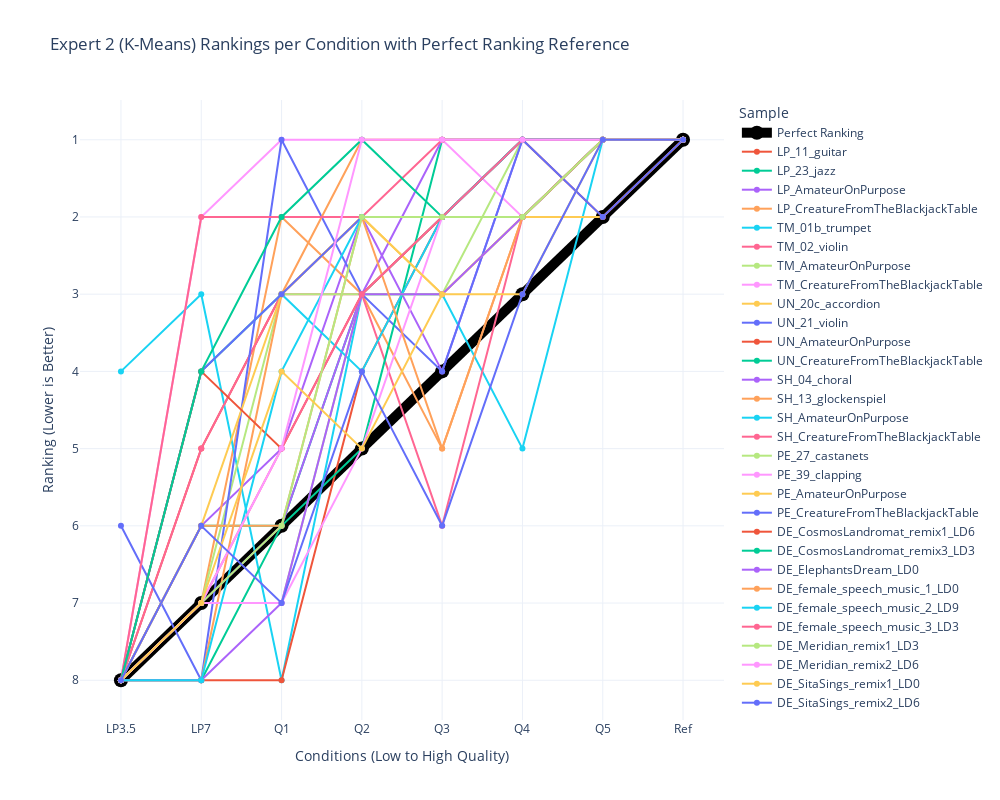

The code cell stored with this chart in its notebook:
### Code cell
# Spaghetti plot for Expert 2 rankings

# Reshape rankings data for Plotly
expert2_rankings_df = pd.DataFrame(reversed_expert2_rankings_kmeans_based, columns=conditions)
expert2_rankings_df['Sample'] = items

# Melt dataframe for better visualization
expert2_rankings_df_melted = expert2_rankings_df.melt(id_vars=['Sample'], var_name='Condition', value_name='Ranking')

expert2_rankings_df_melted = pd.concat([perfect_df, expert2_rankings_df_melted])

# Create plot
fig = px.line(expert2_rankings_df_melted, x='Condition', y='Ranking', color='Sample', markers=True,
              title="Expert 2 (K-Means) Rankings per Condition with Perfect Ranking Reference",
              labels={"Ranking": "Ranking (Lower is Better)", "Condition": "Conditions (Low to High Quality)"},
              template="plotly_white")

# Adjust figure dimensions
fig.update_layout(width=1000, height=800)

# Invert y-axis (lower ranks at top)
fig.update_yaxes(autorange="reversed")

# Modify the "Perfect Ranking" line to be more visible
fig.update_traces(
    selector=dict(name="Perfect Ranking"),
    line=dict(width=10, color='black'),
    marker=dict(size=14, color='black')
)

# Show figure
fig.show()

### Figure 1 — Plotly figure (JSON) as saved in the notebook; plotly's stock layout.template omitted (floating-point values rounded to 4 significant figures)
{"data": [{"hovertemplate": "Sample=Perfect Ranking<br>Conditions (Low to High Quality)=%{x}<br>Ranking (Lower is Better)=%{y}<extra></extra>", "legendgroup": "Perfect Ranking", "line": {"color": "black", "dash": "solid", "width": 10}, "marker": {"color": "black", "size": 14, "symbol": "circle"}, "mode": "lines+markers", "name": "Perfect Ranking", "orientation": "v", "showlegend": true, "type": "scatter", "x": ["LP3.5", "LP7", "Q1", "Q2", "Q3", "Q4", "Q5", "Ref"], "xaxis": "x", "y": [8, 7, 6, 5, 4, 3, 2, 1], "yaxis": "y"}, {"hovertemplate": "Sample=LP_11_guitar<br>Conditions (Low to High Quality)=%{x}<br>Ranking (Lower is Better)=%{y}<extra></extra>", "legendgroup": "LP_11_guitar", "line": {"color": "#EF553B", "dash": "solid"}, "marker": {"symbol": "circle"}, "mode": "lines+markers", "name": "LP_11_guitar", "orientation": "v", "showlegend": true, "type": "scatter", "x": ["LP3.5", "LP7", "Q1", "Q2", "Q3", "Q4", "Q5", "Ref"], "xaxis": "x", "y": [8, 5, 3, 2, 2, 1, 1, 1], "yaxis": "y"}, {"hovertemplate": "Sample=LP_23_jazz<br>Conditions (Low to High Quality)=%{x}<br>Ranking (Lower is Better)=%{y}<extra></extra>", "legendgroup": "LP_23_jazz", "line": {"color": "#00cc96", "dash": "solid"}, "marker": {"symbol": "circle"}, "mode": "lines+markers", "name": "LP_23_jazz", "orientation": "v", "showlegend": true, "type": "scatter", "x": ["LP3.5", "LP7", "Q1", "Q2", "Q3", "Q4", "Q5", "Ref"], "xaxis": "x", "y": [8, 6, 6, 3, 2, 2, 1, 1], "yaxis": "y"}, {"hovertemplate": "Sample=LP_AmateurOnPurpose<br>Conditions (Low to High Quality)=%{x}<br>Ranking (Lower is Better)=%{y}<extra></extra>", "legendgroup": "LP_AmateurOnPurpose", "line": {"color": "#ab63fa", "dash": "solid"}, "marker": {"symbol": "circle"}, "mode": "lines+markers", "name": "LP_AmateurOnPurpose", "orientation": "v", "showlegend": true, "type": "scatter", "x": ["LP3.5", "LP7", "Q1", "Q2", "Q3", "Q4", "Q5", "Ref"], "xaxis": "x", "y": [8, 6, 5, 2, 4, 1, 1, 1], "yaxis": "y"}, {"hovertemplate": "Sample=LP_CreatureFromTheBlackjackTable<br>Conditions (Low to High Quality)=%{x}<br>Ranking (Lower is Better)=%{y}<extra></extra>", "legendgroup": "LP_CreatureFromTheBlackjackTable", "line": {"color": "#FFA15A", "dash": "solid"}, "marker": {"symbol": "circle"}, "mode": "lines+markers", "name": "LP_CreatureFromTheBlackjackTable", "orientation": "v", "showlegend": true, "type": "scatter", "x": ["LP3.5", "LP7", "Q1", "Q2", "Q3", "Q4", "Q5", "Ref"], "xaxis": "x", "y": [8, 7, 2, 3, 5, 2, 1, 1], "yaxis": "y"}, {"hovertemplate": "Sample=TM_01b_trumpet<br>Conditions (Low to High Quality)=%{x}<br>Ranking (Lower is Better)=%{y}<extra></extra>", "legendgroup": "TM_01b_trumpet", "line": {"color": "#19d3f3", "dash": "solid"}, "marker": {"symbol": "circle"}, "mode": "lines+markers", "name": "TM_01b_trumpet", "orientation": "v", "showlegend": true, "type": "scatter", "x": ["LP3.5", "LP7", "Q1", "Q2", "Q3", "Q4", "Q5", "Ref"], "xaxis": "x", "y": [4, 3, 8, 3, 3, 5, 1, 1], "yaxis": "y"}, {"hovertemplate": "Sample=TM_02_violin<br>Conditions (Low to High Quality)=%{x}<br>Ranking (Lower is Better)=%{y}<extra></extra>", "legendgroup": "TM_02_violin", "line": {"color": "#FF6692", "dash": "solid"}, "marker": {"symbol": "circle"}, "mode": "lines+markers", "name": "TM_02_violin", "orientation": "v", "showlegend": true, "type": "scatter", "x": ["LP3.5", "LP7", "Q1", "Q2", "Q3", "Q4", "Q5", "Ref"], "xaxis": "x", "y": [8, 5, 3, 3, 6, 2, 1, 1], "yaxis": "y"}, {"hovertemplate": "Sample=TM_AmateurOnPurpose<br>Conditions (Low to High Quality)=%{x}<br>Ranking (Lower is Better)=%{y}<extra></extra>", "legendgroup": "TM_AmateurOnPurpose", "line": {"color": "#B6E880", "dash": "solid"}, "marker": {"symbol": "circle"}, "mode": "lines+markers", "name": "TM_AmateurOnPurpose", "orientation": "v", "showlegend": true, "type": "scatter", "x": ["LP3.5", "LP7", "Q1", "Q2", "Q3", "Q4", "Q5", "Ref"], "xaxis": "x", "y": [8, 7, 3, 3, 3, 1, 1, 1], "yaxis": "y"}, {"hovertemplate": "Sample=TM_CreatureFromTheBlackjackTable<br>Conditions (Low to High Quality)=%{x}<br>Ranking (Lower is Better)=%{y}<extra></extra>", "legendgroup": "TM_CreatureFromTheBlackjackTable", "line": {"color": "#FF97FF", "dash": "solid"}, "marker": {"symbol": "circle"}, "mode": "lines+markers", "name": "TM_CreatureFromTheBlackjackTable", "orientation": "v", "showlegend": true, "type": "scatter", "x": ["LP3.5", "LP7", "Q1", "Q2", "Q3", "Q4", "Q5", "Ref"], "xaxis": "x", "y": [8, 2, 1, 1, 1, 2, 1, 1], "yaxis": "y"}, {"hovertemplate": "Sample=UN_20c_accordion<br>Conditions (Low to High Quality)=%{x}<br>Ranking (Lower is Better)=%{y}<extra></extra>", "legendgroup": "UN_20c_accordion", "line": {"color": "#FECB52", "dash": "solid"}, "marker": {"symbol": "circle"}, "mode": "lines+markers", "name": "UN_20c_accordion", "orientation": "v", "showlegend": true, "type": "scatter", "x": ["LP3.5", "LP7", "Q1", "Q2", "Q3", "Q4", "Q5", "Ref"], "xaxis": "x", "y": [8, 4, 3, 2, 3, 2, 2, 1], "yaxis": "y"}, {"hovertemplate": "Sample=UN_21_violin<br>Conditions (Low to High Quality)=%{x}<br>Ranking (Lower is Better)=%{y}<extra></extra>", "legendgroup": "UN_21_violin", "line": {"color": "#636efa", "dash": "solid"}, "marker": {"symbol": "circle"}, "mode": "lines+markers", "name": "UN_21_violin", "orientation": "v", "showlegend": true, "type": "scatter", "x": ["LP3.5", "LP7", "Q1", "Q2", "Q3", "Q4", "Q5", "Ref"], "xaxis": "x", "y": [6, 8, 1, 3, 4, 1, 1, 1], "yaxis": "y"}, {"hovertemplate": "Sample=UN_AmateurOnPurpose<br>Conditions (Low to High Quality)=%{x}<br>Ranking (Lower is Better)=%{y}<extra></extra>", "legendgroup": "UN_AmateurOnPurpose", "line": {"color": "#EF553B", "dash": "solid"}, "marker": {"symbol": "circle"}, "mode": "lines+markers", "name": "UN_AmateurOnPurpose", "orientation": "v", "showlegend": true, "type": "scatter", "x": ["LP3.5", "LP7", "Q1", "Q2", "Q3", "Q4", "Q5", "Ref"], "xaxis": "x", "y": [8, 8, 8, 4, 2, 1, 2, 1], "yaxis": "y"}, {"hovertemplate": "Sample=UN_CreatureFromTheBlackjackTable<br>Conditions (Low to High Quality)=%{x}<br>Ranking (Lower is Better)=%{y}<extra></extra>", "legendgroup": "UN_CreatureFromTheBlackjackTable", "line": {"color": "#00cc96", "dash": "solid"}, "marker": {"symbol": "circle"}, "mode": "lines+markers", "name": "UN_CreatureFromTheBlackjackTable", "orientation": "v", "showlegend": true, "type": "scatter", "x": ["LP3.5", "LP7", "Q1", "Q2", "Q3", "Q4", "Q5", "Ref"], "xaxis": "x", "y": [8, 8, 6, 5, 1, 1, 1, 1], "yaxis": "y"}, {"hovertemplate": "Sample=SH_04_choral<br>Conditions (Low to High Quality)=%{x}<br>Ranking (Lower is Better)=%{y}<extra></extra>", "legendgroup": "SH_04_choral", "line": {"color": "#ab63fa", "dash": "solid"}, "marker": {"symbol": "circle"}, "mode": "lines+markers", "name": "SH_04_choral", "orientation": "v", "showlegend": true, "type": "scatter", "x": ["LP3.5", "LP7", "Q1", "Q2", "Q3", "Q4", "Q5", "Ref"], "xaxis": "x", "y": [8, 7, 6, 3, 1, 1, 1, 1], "yaxis": "y"}, {"hovertemplate": "Sample=SH_13_glockenspiel<br>Conditions (Low to High Quality)=%{x}<br>Ranking (Lower is Better)=%{y}<extra></extra>", "legendgroup": "SH_13_glockenspiel", "line": {"color": "#FFA15A", "dash": "solid"}, "marker": {"symbol": "circle"}, "mode": "lines+markers", "name": "SH_13_glockenspiel", "orientation": "v", "showlegend": true, "type": "scatter", "x": ["LP3.5", "LP7", "Q1", "Q2", "Q3", "Q4", "Q5", "Ref"], "xaxis": "x", "y": [8, 8, 3, 1, 1, 1, 1, 1], "yaxis": "y"}, {"hovertemplate": "Sample=SH_AmateurOnPurpose<br>Conditions (Low to High Quality)=%{x}<br>Ranking (Lower is Better)=%{y}<extra></extra>", "legendgroup": "SH_AmateurOnPurpose", "line": {"color": "#19d3f3", "dash": "solid"}, "marker": {"symbol": "circle"}, "mode": "lines+markers", "name": "SH_AmateurOnPurpose", "orientation": "v", "showlegend": true, "type": "scatter", "x": ["LP3.5", "LP7", "Q1", "Q2", "Q3", "Q4", "Q5", "Ref"], "xaxis": "x", "y": [8, 4, 3, 4, 2, 2, 1, 1], "yaxis": "y"}, {"hovertemplate": "Sample=SH_CreatureFromTheBlackjackTable<br>Conditions (Low to High Quality)=%{x}<br>Ranking (Lower is Better)=%{y}<extra></extra>", "legendgroup": "SH_CreatureFromTheBlackjackTable", "line": {"color": "#FF6692", "dash": "solid"}, "marker": {"symbol": "circle"}, "mode": "lines+markers", "name": "SH_CreatureFromTheBlackjackTable", "orientation": "v", "showlegend": true, "type": "scatter", "x": ["LP3.5", "LP7", "Q1", "Q2", "Q3", "Q4", "Q5", "Ref"], "xaxis": "x", "y": [8, 2, 2, 2, 1, 1, 1, 1], "yaxis": "y"}, {"hovertemplate": "Sample=PE_27_castanets<br>Conditions (Low to High Quality)=%{x}<br>Ranking (Lower is Better)=%{y}<extra></extra>", "legendgroup": "PE_27_castanets", "line": {"color": "#B6E880", "dash": "solid"}, "marker": {"symbol": "circle"}, "mode": "lines+markers", "name": "PE_27_castanets", "orientation": "v", "showlegend": true, "type": "scatter", "x": ["LP3.5", "LP7", "Q1", "Q2", "Q3", "Q4", "Q5", "Ref"], "xaxis": "x", "y": [8, 7, 7, 3, 3, 2, 1, 1], "yaxis": "y"}, {"hovertemplate": "Sample=PE_39_clapping<br>Conditions (Low to High Quality)=%{x}<br>Ranking (Lower is Better)=%{y}<extra></extra>", "legendgroup": "PE_39_clapping", "line": {"color": "#FF97FF", "dash": "solid"}, "marker": {"symbol": "circle"}, "mode": "lines+markers", "name": "PE_39_clapping", "orientation": "v", "showlegend": true, "type": "scatter", "x": ["LP3.5", "LP7", "Q1", "Q2", "Q3", "Q4", "Q5", "Ref"], "xaxis": "x", "y": [8, 7, 7, 5, 2, 2, 1, 1], "yaxis": "y"}, {"hovertemplate": "Sample=PE_AmateurOnPurpose<br>Conditions (Low to High Quality)=%{x}<br>Ranking (Lower is Better)=%{y}<extra></extra>", "legendgroup": "PE_AmateurOnPurpose", "line": {"color": "#FECB52", "dash": "solid"}, "marker": {"symbol": "circle"}, "mode": "lines+markers", "name": "PE_AmateurOnPurpose", "orientation": "v", "showlegend": true, "type": "scatter", "x": ["LP3.5", "LP7", "Q1", "Q2", "Q3", "Q4", "Q5", "Ref"], "xaxis": "x", "y": [8, 6, 3, 2, 3, 2, 1, 1], "yaxis": "y"}, {"hovertemplate": "Sample=PE_CreatureFromTheBlackjackTable<br>Conditions (Low to High Quality)=%{x}<br>Ranking (Lower is Better)=%{y}<extra></extra>", "legendgroup": "PE_CreatureFromTheBlackjackTable", "line": {"color": "#636efa", "dash": "solid"}, "marker": {"symbol": "circle"}, "mode": "lines+markers", "name": "PE_CreatureFromTheBlackjackTable", "orientation": "v", "showlegend": true, "type": "scatter", "x": ["LP3.5", "LP7", "Q1", "Q2", "Q3", "Q4", "Q5", "Ref"], "xaxis": "x", "y": [8, 4, 3, 2, 2, 1, 2, 1], "yaxis": "y"}, {"hovertemplate": "Sample=DE_CosmosLandromat_remix1_LD6<br>Conditions (Low to High Quality)=%{x}<br>Ranking (Lower is Better)=%{y}<extra></extra>", "legendgroup": "DE_CosmosLandromat_remix1_LD6", "line": {"color": "#EF553B", "dash": "solid"}, "marker": {"symbol": "circle"}, "mode": "lines+markers", "name": "DE_CosmosLandromat_remix1_LD6", "orientation": "v", "showlegend": true, "type": "scatter", "x": ["LP3.5", "LP7", "Q1", "Q2", "Q3", "Q4", "Q5", "Ref"], "xaxis": "x", "y": [8, 4, 5, 3, 2, 2, 1, 1], "yaxis": "y"}, {"hovertemplate": "Sample=DE_CosmosLandromat_remix3_LD3<br>Conditions (Low to High Quality)=%{x}<br>Ranking (Lower is Better)=%{y}<extra></extra>", "legendgroup": "DE_CosmosLandromat_remix3_LD3", "line": {"color": "#00cc96", "dash": "solid"}, "marker": {"symbol": "circle"}, "mode": "lines+markers", "name": "DE_CosmosLandromat_remix3_LD3", "orientation": "v", "showlegend": true, "type": "scatter", "x": ["LP3.5", "LP7", "Q1", "Q2", "Q3", "Q4", "Q5", "Ref"], "xaxis": "x", "y": [8, 4, 2, 1, 2, 1, 1, 1], "yaxis": "y"}, {"hovertemplate": "Sample=DE_ElephantsDream_LD0<br>Conditions (Low to High Quality)=%{x}<br>Ranking (Lower is Better)=%{y}<extra></extra>", "legendgroup": "DE_ElephantsDream_LD0", "line": {"color": "#ab63fa", "dash": "solid"}, "marker": {"symbol": "circle"}, "mode": "lines+markers", "name": "DE_ElephantsDream_LD0", "orientation": "v", "showlegend": true, "type": "scatter", "x": ["LP3.5", "LP7", "Q1", "Q2", "Q3", "Q4", "Q5", "Ref"], "xaxis": "x", "y": [8, 8, 7, 3, 3, 2, 1, 1], "yaxis": "y"}, {"hovertemplate": "Sample=DE_female_speech_music_1_LD0<br>Conditions (Low to High Quality)=%{x}<br>Ranking (Lower is Better)=%{y}<extra></extra>", "legendgroup": "DE_female_speech_music_1_LD0", "line": {"color": "#FFA15A", "dash": "solid"}, "marker": {"symbol": "circle"}, "mode": "lines+markers", "name": "DE_female_speech_music_1_LD0", "orientation": "v", "showlegend": true, "type": "scatter", "x": ["LP3.5", "LP7", "Q1", "Q2", "Q3", "Q4", "Q5", "Ref"], "xaxis": "x", "y": [8, 6, 6, 2, 5, 2, 1, 1], "yaxis": "y"}, {"hovertemplate": "Sample=DE_female_speech_music_2_LD9<br>Conditions (Low to High Quality)=%{x}<br>Ranking (Lower is Better)=%{y}<extra></extra>", "legendgroup": "DE_female_speech_music_2_LD9", "line": {"color": "#19d3f3", "dash": "solid"}, "marker": {"symbol": "circle"}, "mode": "lines+markers", "name": "DE_female_speech_music_2_LD9", "orientation": "v", "showlegend": true, "type": "scatter", "x": ["LP3.5", "LP7", "Q1", "Q2", "Q3", "Q4", "Q5", "Ref"], "xaxis": "x", "y": [8, 8, 4, 2, 2, 1, 1, 1], "yaxis": "y"}, {"hovertemplate": "Sample=DE_female_speech_music_3_LD3<br>Conditions (Low to High Quality)=%{x}<br>Ranking (Lower is Better)=%{y}<extra></extra>", "legendgroup": "DE_female_speech_music_3_LD3", "line": {"color": "#FF6692", "dash": "solid"}, "marker": {"symbol": "circle"}, "mode": "lines+markers", "name": "DE_female_speech_music_3_LD3", "orientation": "v", "showlegend": true, "type": "scatter", "x": ["LP3.5", "LP7", "Q1", "Q2", "Q3", "Q4", "Q5", "Ref"], "xaxis": "x", "y": [8, 7, 5, 3, 2, 1, 1, 1], "yaxis": "y"}, {"hovertemplate": "Sample=DE_Meridian_remix1_LD3<br>Conditions (Low to High Quality)=%{x}<br>Ranking (Lower is Better)=%{y}<extra></extra>", "legendgroup": "DE_Meridian_remix1_LD3", "line": {"color": "#B6E880", "dash": "solid"}, "marker": {"symbol": "circle"}, "mode": "lines+markers", "name": "DE_Meridian_remix1_LD3", "orientation": "v", "showlegend": true, "type": "scatter", "x": ["LP3.5", "LP7", "Q1", "Q2", "Q3", "Q4", "Q5", "Ref"], "xaxis": "x", "y": [8, 7, 6, 2, 2, 2, 1, 1], "yaxis": "y"}, {"hovertemplate": "Sample=DE_Meridian_remix2_LD6<br>Conditions (Low to High Quality)=%{x}<br>Ranking (Lower is Better)=%{y}<extra></extra>", "legendgroup": "DE_Meridian_remix2_LD6", "line": {"color": "#FF97FF", "dash": "solid"}, "marker": {"symbol": "circle"}, "mode": "lines+markers", "name": "DE_Meridian_remix2_LD6", "orientation": "v", "showlegend": true, "type": "scatter", "x": ["LP3.5", "LP7", "Q1", "Q2", "Q3", "Q4", "Q5", "Ref"], "xaxis": "x", "y": [8, 7, 5, 1, 1, 1, 1, 1], "yaxis": "y"}, {"hovertemplate": "Sample=DE_SitaSings_remix1_LD0<br>Conditions (Low to High Quality)=%{x}<br>Ranking (Lower is Better)=%{y}<extra></extra>", "legendgroup": "DE_SitaSings_remix1_LD0", "line": {"color": "#FECB52", "dash": "solid"}, "marker": {"symbol": "circle"}, "mode": "lines+markers", "name": "DE_SitaSings_remix1_LD0", "orientation": "v", "showlegend": true, "type": "scatter", "x": ["LP3.5", "LP7", "Q1", "Q2", "Q3", "Q4", "Q5", "Ref"], "xaxis": "x", "y": [8, 7, 4, 5, 3, 3, 1, 1], "yaxis": "y"}, {"hovertemplate": "Sample=DE_SitaSings_remix2_LD6<br>Conditions (Low to High Quality)=%{x}<br>Ranking (Lower is Better)=%{y}<extra></extra>", "legendgroup": "DE_SitaSings_remix2_LD6", "line": {"color": "#636efa", "dash": "solid"}, "marker": {"symbol": "circle"}, "mode": "lines+markers", "name": "DE_SitaSings_remix2_LD6", "orientation": "v", "showlegend": true, "type": "scatter", "x": ["LP3.5", "LP7", "Q1", "Q2", "Q3", "Q4", "Q5", "Ref"], "xaxis": "x", "y": [8, 6, 7, 4, 6, 3, 1, 1], "yaxis": "y"}], "layout": {"height": 800, "legend": {"title": {"text": "Sample"}, "tracegroupgap": 0}, "title": {"text": "Expert 2 (K-Means) Rankings per Condition with Perfect Ranking Reference"}, "width": 1000, "xaxis": {"anchor": "y", "domain": [0, 1], "title": {"text": "Conditions (Low to High Quality)"}}, "yaxis": {"anchor": "x", "autorange": "reversed", "domain": [0, 1], "title": {"text": "Ranking (Lower is Better)"}}}}
